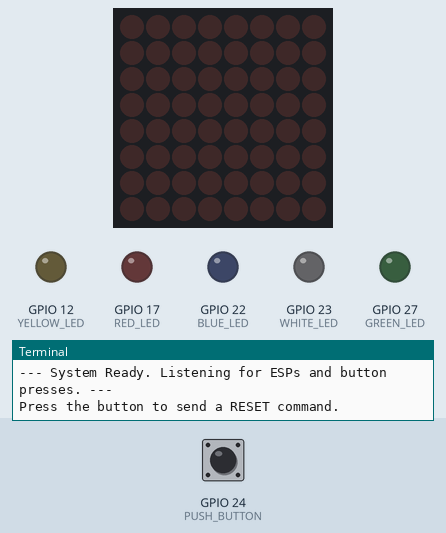
The program below on a simulated Raspberry Pi (BCM pin numbers). Shown: 8×8 LED matrix, output pins drawn as LEDs (lit = HIGH), the last lines printed to the terminal. The test bench sets the inputs (shaded band); at power-on: GPIO 24 (PUSH_BUTTON) HIGH. The clock reads 2024-03-15 10:24:30 at power-on unless the program sets it; files the program writes start out absent; system figures (address, load, memory, disk, uptime) are fixed made-up values; web requests get an empty 200 reply after 0.4 s.

Above: at 2.2 s.
2.3 s: GPIO 24 (PUSH_BUTTON) pulled LOW for 0.15 s
At 3.4 s:
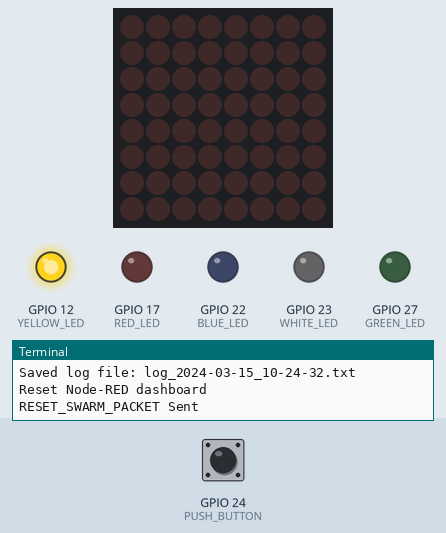
5.4 s: GPIO 24 (PUSH_BUTTON) pulled LOW for 1 s
9.4 s: GPIO 24 (PUSH_BUTTON) pulled LOW for 3.2 s
At 13.5 s:
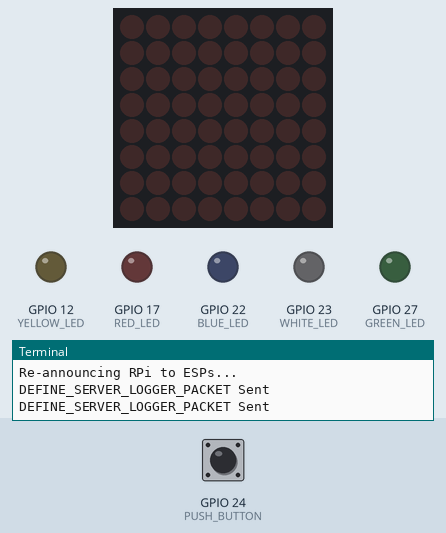
Timing chart, 0 to 15.0 s (numbered marks = the images above; inputs shaded):
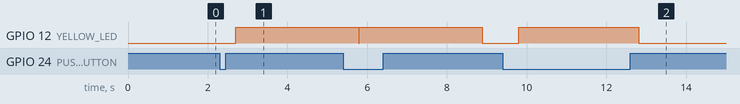

Measured:
- after the input at 2.3 s, GPIO 12 (YELLOW_LED): LOW → HIGH after 0.40 s
- after the input at 9.4 s, GPIO 12 (YELLOW_LED): LOW → HIGH after 0.40 s, → LOW 3.0 s later

The program:

Code_Red.py
```python
#Prog assignment 5
import sys
import time
import select  # for non-blocking socket
import json    # for new, simple packets
import threading # for non-blocking network thread and GUI
import datetime
from gpiozero import LED, Button
from netifaces import interfaces, ifaddresses, AF_INET
from socket import *
from collections import deque
from luma.core.interface.serial import spi, noop
from luma.core.render import canvas
from luma.led_matrix.device import max7219
import requests

# Node-RED Web Server Configuration
NODERED_BASE_URL = "http://localhost:1880"

serial = spi(port=0, device=0, gpio=noop())
device = max7219(serial, cascaded=1, block_orientation=-90) # cascaded=1 means there is ONE 8x8 matrix. (ZotGPT)

# List to hold dictionaries: {'time': t (elapsed s), 'value': v, 'ip': ip}
graph_data = []
# List to store raw data for file logging since the last button press
log_data = []
current_master_ip = "0.0.0.0"

s = None # Placeholder for the global socket object (initialized in network_listener)
start_time = time.time() # Global reference for elapsed time calculation

# HARDWARE SETUP
RED_LED = LED(17)
GREEN_LED = LED(27)
BLUE_LED = LED(22)
YELLOW_LED = LED(12)
WHITE_LED = LED(23)
PUSH_BUTTON = Button(24)

MASTER_LEDS = {
    1: RED_LED, 2: GREEN_LED, 3: BLUE_LED,
}

# Mapping the specific Master IPs to their desired color codes
MASTER_IP_COLORS = {
    "192.168.0.169": '#FF0000',   # Red Master
    "192.168.0.88": '#008000',    # Green Master
    "192.168.0.220": '#0000FF'    # Blue Master
}

# Global state for LED flashing
g_led_flash_timers = {
    1: {"last_toggle": 0, "interval": 999, "state": 0},
    2: {"last_toggle": 0, "interval": 999, "state": 0},
    3: {"last_toggle": 0, "interval": 999, "state": 0}
}
g_yellow_led_off_time = 0
g_reannounce_time = 0

VERSIONNUMBER = 6
LIGHT_UPDATE_PACKET = 0
RESET_SWARM_PACKET = 1
DEFINE_SERVER_LOGGER_PACKET = 4
MYPORT = 2910
SWARMSIZE = 5

def publish_to_nodered():
    """ Sends graph data to Node-RED via HTTP POST. """
    global graph_data, start_time

    try:
        now = time.time() - start_time
        recent_data = [d for d in graph_data if (now - d['time']) <= 30]

        if not recent_data:
            return

        # GRAPH 1: Photocell Data
        light_data = [
            {
                "x": round(d['time'], 2),
                "y": d['value'],
                "ip": d['ip'],
                "color": get_color(d['ip'])
            }
            for d in recent_data
        ]

        # Send via HTTP POST (ZotGPT)
        requests.post(
            f"{NODERED_BASE_URL}/light_data",
            json={"data": light_data},
            timeout=0.5
        )

        # GRAPH 2: Master Duration
        ip_durations = {}
        for i in range(1, len(recent_data)):
            dt = recent_data[i]['time'] - recent_data[i-1]['time']
            ip = recent_data[i]['ip']
            ip_durations[ip] = ip_durations.get(ip, 0) + dt

        if ip_durations:
            duration_data = [
                {
                    "ip": ip,
                    "duration": round(dur, 2),
                    "color": get_color(ip)
                }
                for ip, dur in ip_durations.items()
            ]
            #ZotGPT
            requests.post(
                f"{NODERED_BASE_URL}/master_duration",
                json={"data": duration_data},
                timeout=0.5
            )

    except requests.exceptions.RequestException as e:
        # Silently ignore if Node-RED not running
        pass
    except Exception as e:
        print(f"Error sending to Node-RED: {e}")

def update_led_matrix():
    """ Updates the 8x8 LED matrix to show photocell data trace. Each column represents 4 seconds of data from the past 32 seconds. """
    global graph_data, start_time, device

    try:
        now = time.time() - start_time

        # Get data from the last 32 seconds (8 columns × 4 seconds)
        recent_data = [d for d in graph_data if (now - d['time']) <= 32]

        if not recent_data:
            device.clear()
            return

        # Divide the 32-second window into 8 bins (one per column)
        column_data = [0] * 8  # Will store average light value for each column
        column_counts = [0] * 8

        # Aggregate data into 8 time bins
        for d in recent_data:
            age = now - d['time']  # To check how old the data point is
            column_index = int(age / 4.0)  # To check which 4-second bin does it belong to

            if 0 <= column_index < 8:
                column_data[column_index] += d['value']
                column_counts[column_index] += 1

        # Calculate averages and scale to 0-7 range for LED height
        with canvas(device) as draw:
            for col in range(8):
                if column_counts[col] > 0:
                    avg_value = column_data[col] / column_counts[col]
                    # Scale from 0-4095 to 0-7
                    height = int((avg_value / 4095.0) * 7)
                    height = max(0, min(7, height))  # Clamp to 0-7

                    # Draw vertical line from bottom up
                    # Column 0 = oldest data (leftmost)
                    # Column 7 = newest data (rightmost)
                    x = 7 - col  # Reverse so newest is on the right

                    # Draw from bottom (y=7) up to the height
                    for y in range(7, 7 - height - 1, -1):
                        draw.point((x, y), fill="white")

    except Exception as e:
        print(f"Error updating LED matrix: {e}")


def get_color(ip):
    """Maps a master IP to a consistent color for the graph."""
    if ip in MASTER_IP_COLORS:
        return MASTER_IP_COLORS[ip]

    try:
        pseudo_random = sum(map(int, ip.split('.')))
        # Extended color list for unknown devices
        colors = ['#1f77b4', '#ff7f0e', '#9467bd', '#8c564b', '#e377c2', '#7f7f7f']
        return colors[pseudo_random % len(colors)]
    except:
        return 'k' # Default to black

def map_light_to_interval(light_value):
    """Maps a light value to a flash interval in seconds."""
    light_value = max(0, min(4095, light_value))
    interval = (light_value - 0) * (0.1 - 1.0) / (4095 - 0) + 1.0
    return interval

def update_leds():
    """Non-blocking LED flash handler."""
    global g_yellow_led_off_time, g_led_flash_timers
    now = time.time()

    # Handle Yellow LED 3-second timer
    if g_yellow_led_off_time > 0 and now > g_yellow_led_off_time:
        YELLOW_LED.off()
        g_yellow_led_off_time = 0

    # Handle R,G,B flashing
    for master_id, led in MASTER_LEDS.items():
        timer = g_led_flash_timers[master_id]

        if timer["interval"] >= 999: # Master off signal
            led.off()
            timer["state"] = 0
            continue

        if (now - timer["last_toggle"]) >= timer["interval"]:
            timer["last_toggle"] = now
            if timer["state"] == 0:
                led.on()
                timer["state"] = 1
            else:
                led.off()
                timer["state"] = 0

# PACKET SENDING FUNCTIONS

def SendDEFINE_SERVER_LOGGER_PACKET(s):
    print("DEFINE_SERVER_LOGGER_PACKET Sent")
    s.setsockopt(SOL_SOCKET, SO_BROADCAST, 1)
    myIP = ['127','0','0','1'] # Default
    try:
       for ifaceName in interfaces():
          addresses = [i['addr'] for i in ifaddresses(ifaceName).setdefault(AF_INET, [{'addr':'No IP addr'}] )]
          myIP = addresses[0].split('.')
    except Exception as e:
          print(f"Could not get IP address, using 127.0.0.1: {e}")
          print(f"My IP: {myIP}")
          data = bytearray(14)
          data[0] = 0xF0
          data[1] = DEFINE_SERVER_LOGGER_PACKET
          data[2] = 0xFF
          data[3] = VERSIONNUMBER
          data[4] = int(myIP[0])
          data[5] = int(myIP[1])
          data[6] = int(myIP[2])
          data[7] = int(myIP[3])
          data[13] = 0x0F
          s.sendto(data, ('<broadcast>', MYPORT))
    pass


def SendRESET_SWARM_PACKET(s):
    print("RESET_SWARM_PACKET Sent")
    s.setsockopt(SOL_SOCKET, SO_BROADCAST, 1)
    data = bytearray(14)
    data[0] = 0xF0
    data[1] = RESET_SWARM_PACKET
    data[2] = 0xFF
    data[3] = VERSIONNUMBER
    data[13] = 0x0F
    s.sendto(data, ('<broadcast>', MYPORT))
    pass

# BUTTON HANDLER

def handle_button_press():
    """
    Called by GPIO interrupt. Resets state, saves log, and signals local server to restart.
    """
    global g_yellow_led_off_time, g_reannounce_time, s, graph_data, log_data, current_master_ip, start_time

    print("--- BUTTON PRESS: Sending RESET_SWARM_PACKET ---")

    # SAVE CURRENT LOG FILE
    timestamp = datetime.datetime.now().strftime("%Y-%m-%d_%H-%M-%S")
    filename = f"log_{timestamp}.txt"

    try:
        with open(filename, "w") as f:
            f.write(f"Log generated at: {timestamp}\n")
            f.write("--- Logged information since last Button Press ---\n")
            for entry in log_data:
                f.write(f"{entry}\n")
        print(f"Saved log file: {filename}")
    except Exception as e:
        print(f"Error saving log: {e}")

    # RESET BUFFERS AND TIME
    log_data.clear()
    graph_data.clear()
    current_master_ip = "0.0.0.0"
    start_time = time.time() # Reset the starting point for elapsed time

    # RESET NODE-RED GRAPHS via HTTP
    try:
        requests.post(f"{NODERED_BASE_URL}/reset", json={"reset": True}, timeout=1)
        print("Reset Node-RED dashboard")
    except:
        pass  # Node-RED might not be running

    # SEND RESET PACKET & LED
    try:
        SendRESET_SWARM_PACKET(s)
        g_reannounce_time = time.time() + 3.5
    except Exception as e:
        print(f"Error sending reset packet: {e}")

    YELLOW_LED.on()
    g_yellow_led_off_time = time.time() + 3.0

# NETWORK THREAD

def network_listener():
    """Runs continuously to listen for BINARY UDP packets."""
    global current_master_ip, graph_data, log_data, s, g_reannounce_time, start_time, g_led_flash_timers

    # Setup sockets
    s = socket(AF_INET, SOCK_DGRAM)
    s.setsockopt(SOL_SOCKET, SO_REUSEADDR, 1)
    host = ''
    s.bind((host, MYPORT))

    print("--------------")
    print("LightSwarm Logger")
    print("Version ", VERSIONNUMBER)
    print("Hardware-Modded for Assignment")
    print("--------------")

    SendDEFINE_SERVER_LOGGER_PACKET(s)
    time.sleep(1)
    SendDEFINE_SERVER_LOGGER_PACKET(s)

    # Setup legacy swarmStatus array
    swarmStatus = [[0 for x in range(6)] for x in range(SWARMSIZE)]
    for i in range(0,SWARMSIZE):
      swarmStatus[i][0] = "NP"
      swarmStatus[i][5] = 0

    PUSH_BUTTON.when_pressed = handle_button_press

    print("--- System Ready. Listening for ESPs and button presses. ---")
    print("Press the button to send a RESET command.")

    # Track the current master
    current_master_id = None

    last_publish = 0

    while True:
        try:
            readable, _, _ = select.select([s], [], [], 0.1)

            if readable:
                d = s.recvfrom(1024)
                message_bytes = d[0]
                addr = d[1]

                # BINARY PACKET PARSING
                # Check length
                if len(message_bytes) < 7:
                    continue

                # Check Start Byte
                if message_bytes[0] != 0xF0:
                    continue

                # Check Packet Type
                packet_type = message_bytes[1]

                if packet_type == 0: # LIGHT_UPDATE_PACKET

                    # Byte 2 is the ESP ID
                    master_id = message_bytes[2]

                    # Byte 3 is the Master State
                    is_master = message_bytes[3]

                    # Bytes 5 and 6 are the Light Value
                    light_val = (message_bytes[5] << 8) + message_bytes[6]

                    addr_ip = addr[0]

                    # Only process if this ESP claims to be master
                    if is_master == 1:
                        print(f"Master {master_id}@{addr_ip} reported light: {light_val}", flush=True)

                        current_time = time.time() - start_time

                        # Append data to global lists
                        graph_data.append({"time": current_time, "value": light_val, "ip": addr_ip})
                        log_data.append(f"{current_time}, {addr_ip}, {light_val}")
                        current_master_ip = addr_ip

                        # LED LOGIC
                        # Check if master changed
                        if current_master_id != master_id:
                            print(f"*** MASTER CHANGED: {current_master_id} -> {master_id} ***")
                            current_master_id = master_id

                            # Turn off ALL LEDs first
                            for i in [1, 2, 3]:
                                g_led_flash_timers[i]["interval"] = 999
                                MASTER_LEDS[i].off()

                        # Update the current master's LED flash rate
                        if master_id in MASTER_LEDS:
                            g_led_flash_timers[master_id]["interval"] = map_light_to_interval(light_val)
                            g_led_flash_timers[master_id]["last_toggle"] = time.time()

            update_leds()
            update_led_matrix()

            # Send to Node-RED every 1 second
            now = time.time()
            if now - last_publish >= 1.0:
                publish_to_nodered()  # Uses HTTP now!
                last_publish = now

            # Handle scheduled re-announcements
            if g_reannounce_time > 0 and time.time() >= g_reannounce_time:
                print("Re-announcing RPi to ESPs...")
                SendDEFINE_SERVER_LOGGER_PACKET(s)
                time.sleep(0.1)
                SendDEFINE_SERVER_LOGGER_PACKET(s)
                time.sleep(0.1)
                SendDEFINE_SERVER_LOGGER_PACKET(s)
                g_reannounce_time = 0
                print("Re-announcement complete. Listening for ESPs...")

        except OSError as e:
            if e.errno == 9: # Socket closed
                break
        except Exception as e:
            print(f"Error in network loop: {e}")

    # FINAL CLEANUP
    if s is not None:
        s.close()

# MAIN EXECUTION BLOCK

if __name__ == '__main__':

    print("=== LightSwarm Logger with Node-RED Dashboard ===")
    print(f"You can access the dashoard now ")
    print("Press Ctrl+C to exit")

    try:
        network_listener()

    except KeyboardInterrupt:
        print("\nExiting program...")
    finally:
        # Final physical cleanup for the RPi GPIO pins
        print("Cleaning up GPIO.")
        RED_LED.off()
        GREEN_LED.off()
        BLUE_LED.off()
        YELLOW_LED.off()
        WHITE_LED.off()
```
